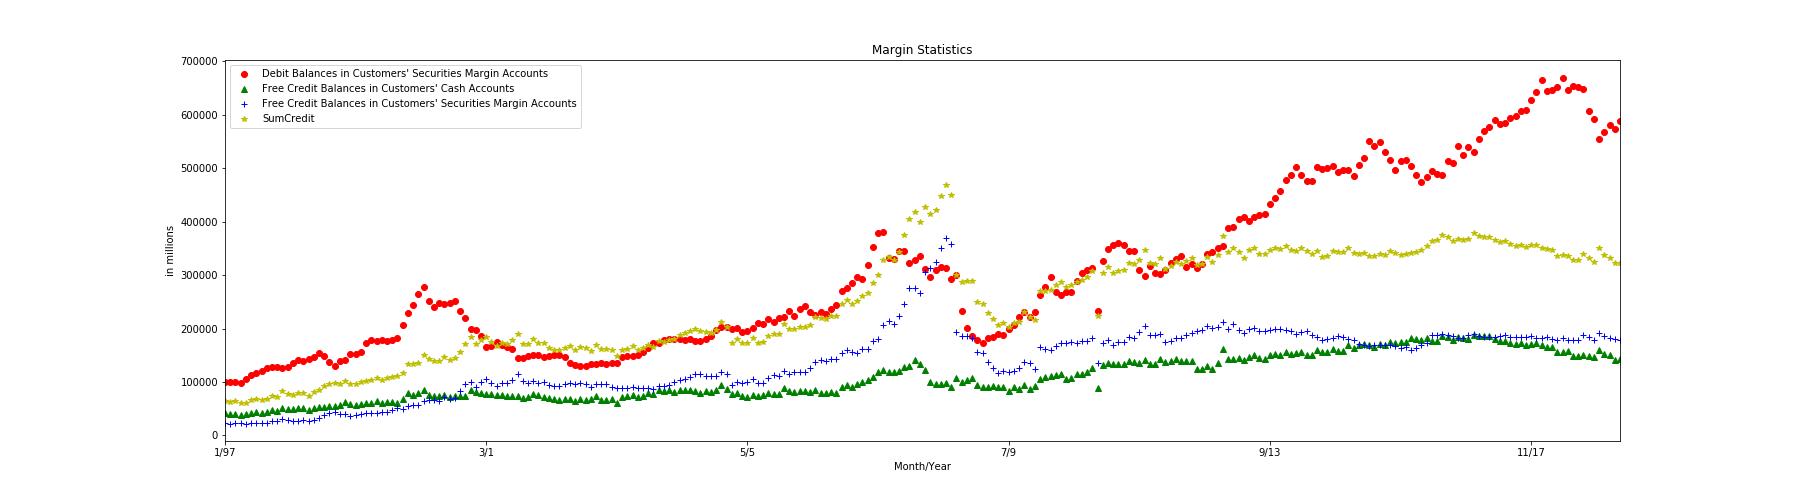

The Python source for this figure:
import matplotlib.pyplot as plt
import pandas as pd

def plot(filename):
        # get dataframe
        records = pd.read_csv(filename)
        df = pd.DataFrame(records)
        # concatenate month and year, sum two credit accounts
        df['Month/Year'] = df['Month'].map(str) + '/' + df['Year'].map(str)
        df['SumCredit'] = df["Free Credit Balances in Customers' Cash Accounts"]\
                         + df["Free Credit Balances in Customers' Securities Margin Accounts"]
        # plot
        ax = df.plot(x = 'Month/Year', y = ["Debit Balances in Customers' Securities Margin Accounts",\
                         "Free Credit Balances in Customers' Cash Accounts",\
                         "Free Credit Balances in Customers' Securities Margin Accounts", "SumCredit"],\
                          style = ['ro', 'g^', 'b+', 'y*'], figsize = (25, 7))
        ax.set_ylabel('in millions')
        ax.set_title('Margin Statistics')
        fig = ax.get_figure()
        fig.savefig('plot.png')

plot('output.csv')